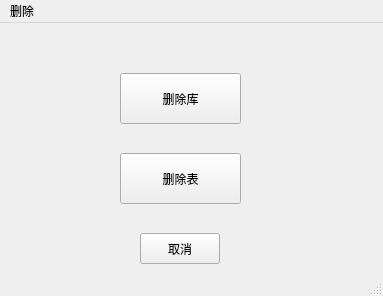
<?xml version="1.0" encoding="UTF-8"?>
<ui version="4.0">
 <class>DeleteWindow</class>
 <widget class="QMainWindow" name="DeleteWindow">
  <property name="geometry">
   <rect>
    <x>0</x>
    <y>0</y>
    <width>383</width>
    <height>296</height>
   </rect>
  </property>
  <property name="windowTitle">
   <string>MainWindow</string>
  </property>
  <widget class="QWidget" name="centralwidget">
   <widget class="QPushButton" name="DB_DeleteButton">
    <property name="geometry">
     <rect>
      <x>120</x>
      <y>50</y>
      <width>121</width>
      <height>51</height>
     </rect>
    </property>
    <property name="text">
     <string>删除库</string>
    </property>
   </widget>
   <widget class="QPushButton" name="TBL_DeleteButton">
    <property name="geometry">
     <rect>
      <x>120</x>
      <y>130</y>
      <width>121</width>
      <height>51</height>
     </rect>
    </property>
    <property name="text">
     <string>删除表</string>
    </property>
   </widget>
   <widget class="QPushButton" name="cancelButton">
    <property name="geometry">
     <rect>
      <x>140</x>
      <y>210</y>
      <width>80</width>
      <height>31</height>
     </rect>
    </property>
    <property name="text">
     <string>取消</string>
    </property>
   </widget>
  </widget>
  <widget class="QMenuBar" name="menubar">
   <property name="geometry">
    <rect>
     <x>0</x>
     <y>0</y>
     <width>383</width>
     <height>22</height>
    </rect>
   </property>
   <widget class="QMenu" name="menu">
    <property name="title">
     <string>删除</string>
    </property>
   </widget>
   <addaction name="menu"/>
  </widget>
  <widget class="QStatusBar" name="statusbar"/>
 </widget>
 <resources/>
 <connections/>
</ui>
